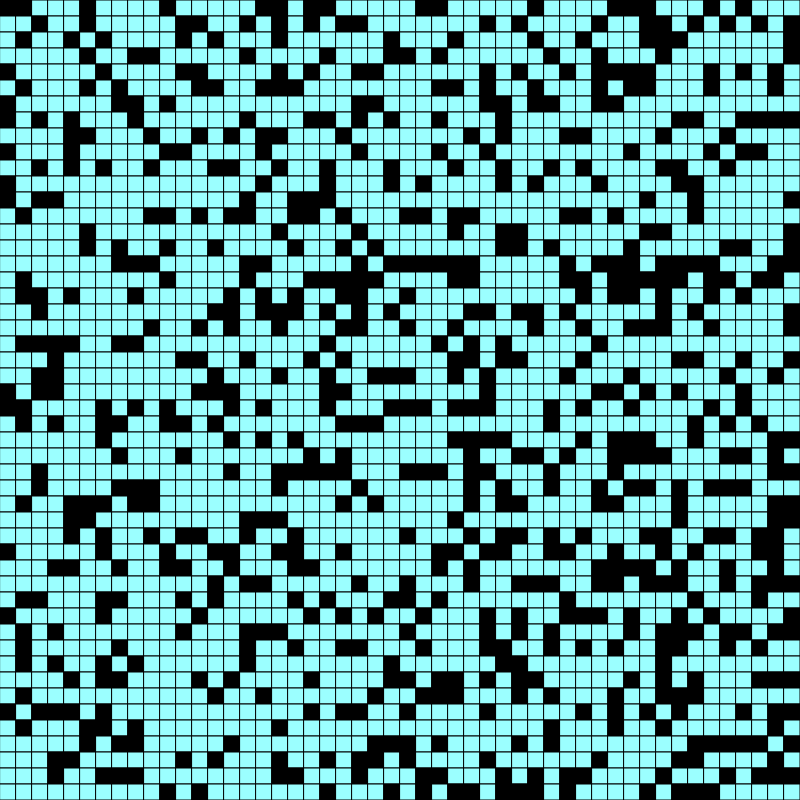
Frame 1 (no input)
Frame 60 (no input): identical to frame 1, image omitted
Frame 120 (the mouse pressed at the canvas centre since frame 60): identical to frame 1, image omitted

The p5.js sketch that drew this single still picture (run headless with seeded random() and noise() and a simulated clock; from frame 60 on, the mouse is pressed at the canvas centre):

// p5.js sketch
// ── sketch.js
const WIDTH  = 800;
const HEIGHT = 800;
const COLS = 50;
const ROWS = 50;
const NODE_WIDTH  = WIDTH / COLS;
const NODE_HEIGHT = HEIGHT / ROWS;

let nodes  = [];   // node objects
let open   = [];   // indices of the nodes
let closed = [];   // indices of the nodes
let startNode   = -1;
let targetNode  = -1;
let currentNode = -1;
let found = false;

function setup() {
	createCanvas(WIDTH, HEIGHT);
	initNodes();
	autoGenBlocks();
	//frameRate(2);
}
function draw() {
	background(255, 255, 255);
	drawGrid();
	for(let i = 0; i < nodes.length; i++){
		nodes[i].draw();
	}
	pollMouseStuff();
	if(!found)
		updateOpen();
	if(startNode > -1 && targetNode > -1 && !found && open.length > 0)
	{
		selectionSort();
		//bubbleSort();
		currentNode = open[0];  // assign currentNode to the node with the lowest f cost
		open.shift();  // removes current from the open list
		closed.push(currentNode);  // add currentNode to the closed list
		if(currentNode === targetNode)
			found = true;
		if(!found)
			findNeighbors(nodes[currentNode]);
		else if(found)
			retracePath();
	}

}
/********** utility stuff ***********/
function drawGrid(){
	// column lines
	for(let i = 0; i < COLS; i++){
		line(i * NODE_WIDTH, 0, i * NODE_WIDTH, HEIGHT);
	}
	// row lines
	for(let i = 0; i < ROWS; i++){
		line(0, i * NODE_HEIGHT, WIDTH, i * NODE_HEIGHT);
	}
}
function initNodes(){
	let id = 0;
	for(let i = 0; i < ROWS; i++){
		for(let j = 0; j < COLS; j++){
			nodes.push(new Node(j * NODE_WIDTH, i * NODE_HEIGHT));
			nodes[id].id = id;
			id++;
		}
	}
}
function findNode(x, y){
	// does some math to figure out which node was clicked and returns the index
	if(x >= WIDTH || x < 0){
		return null;
	}
	if(y >= HEIGHT || y < 0){
		return null;
	}
	let col = Math.floor(x/NODE_WIDTH);
	let row = Math.floor(y/NODE_HEIGHT);
	let pos = row * COLS;
	pos += col;
	return pos;
}
function autoGenBlocks(){
	for(let i = 0; i < nodes.length; i++){
		if(Math.random() > 0.7){
			nodes[i].setBlock();
			nodes[i].setColor(new Color(0, 0, 0));
		}
	}
}
// handles the mouse pressing for user choosing nodes
function pollMouseStuff(){
	let s = 83;	// 83 is 's' in ASCII. s is 'start'
	let e = 69; // 69 is 'e' in ASCII. e is 'end'
	let n = findNode(mouseX, mouseY);
	if(mouseIsPressed){
		if(keyIsDown(e) && targetNode < 0){  // only 1 end node
			nodes[n].setColor(new Color(220, 50, 0));
			targetNode = n;
		}
		if(keyIsDown(s) && startNode < 0){  // only 1 start node;
			nodes[n].setColor(new Color(0, 100, 200));
			startNode = n;
			open.push(startNode);
			currentNode = startNode;
		}
		if(!keyIsDown(e) && !(keyIsDown(s))){ // block this node
			nodes[n].setColor(new Color(0, 0, 0));
			nodes[n].setBlock();
		}
	}
}
/****** Algorithm ******/

function findNeighbors(node){  // node is an actual node not an index
	let neighbors = [];
	let n;
	// left
	n = findNode(node.xpos-NODE_WIDTH, node.ypos);
	if(n)
		neighbors.push(n);
	// right
	n = findNode(node.xpos+NODE_WIDTH, node.ypos);
	if(n)
		neighbors.push(n);
	// up
	n = findNode(node.xpos, node.ypos-NODE_HEIGHT);
	if(n)
		neighbors.push(n);
	// down
	n = findNode(node.xpos, node.ypos+NODE_HEIGHT);
	if(n)
		neighbors.push(n);

	for(let i = 0; i < neighbors.length; i++){
		if(checkInOpen(neighbors[i]) && checkInClosed(neighbors[i])
		 && !nodes[neighbors[i]].blocked){
			nodes[neighbors[i]].g = calculateGCost(nodes[neighbors[i]]);
			nodes[neighbors[i]].h = calculateHCost(nodes[neighbors[i]]);
			nodes[neighbors[i]].f = nodes[neighbors[i]].g + nodes[neighbors[i]].h;
			nodes[neighbors[i]].parent = node.id;  // id is a position in the array so it works
			open.push(neighbors[i]);
		}
	}
}
// checks the open list to make sure that this node isn't already in the open list
function checkInOpen(n){
	for(let i = 0; i < open.length; i++){
		if(open[i] === n){
			return false;
		}
	}
	return true;
}
// checks the closed list to make sure its not already in the closed list
function checkInClosed(n){
	for(let i = 0; i < closed.length; i++){
		if(closed[i] === n){
			return false;
		}
	}
	return true;
}
function updateOpen(){
	for(let i = 0; i < open.length; i++){
		nodes[open[i]].setColor(new Color(30, 200, 30));   // open nodes are always green
	}
	if(currentNode != -1)   // update the current node cause why not
		nodes[currentNode].setColor(new Color(200, 50, 200));
}
function bubbleSort(){   // literally the worst sorting algorithm CHANGE!!!
	for(let i = 0; i < open.length; i++){
		for(let j = 0; j < open.length; j++){
			if(nodes[open[i]].f < nodes[open[j]].f){
				let temp = open[i];
				open[i] = open[j];
				open[j] = temp;
			}
		}
	}
}
function selectionSort(){    // a little better than bubble sort
	let min_idx;
	for(let i = 0; i < open.length-1; i++){
		min_idx = i;
		for(let j = i+1; j < open.length; j++){
			if(nodes[open[j]].f < nodes[open[min_idx]].f){
				min_idx = j;
			}
		}
		let temp = open[i];
		open[i] = open[min_idx];
		open[min_idx] = temp;
	}
}
function calculateGCost(node){   // node is an actual node not an index
	let x = Math.abs(nodes[startNode].xpos - node.xpos);
	let y = Math.abs(nodes[startNode].ypos - node.ypos);
	return  Math.sqrt(((x*x) + (y*y)));
}
function calculateHCost(node){   // node is an actual node not an index
	let x = Math.abs(nodes[targetNode].xpos - node.xpos);
	let y = Math.abs(nodes[targetNode].ypos - node.ypos);
	let h = Math.sqrt(((x*x) + (y*y)));
	return h;
}
function retracePath(){
	nodes[targetNode].setColor(new Color(250, 250, 0));
	let n = targetNode;
	while(n != startNode){
		nodes[n].setColor(new Color(250, 250, 0));
		n = nodes[n].parent;
	}
}
/******* classes and objects *******/
class Node{
	constructor(xpos, ypos){
		this.xpos = xpos;
		this.ypos = ypos;
		this.color = new Color(155, 255, 255);
		this.parent = -1;   // parent represented as an index into the array of nodes
		this.blocked = false;
		this.g = 0;
		this.h = 0;
		this.f = 0;
		this.id = -1;
	}
	draw(){
		let c = this.color.get();
		fill(c.r, c.g, c.b);
		rect(this.xpos, this.ypos, NODE_WIDTH, NODE_HEIGHT);
	}
	setParent(p){
		this.parent = p;
	}
	setColor(color){
		this.color = color;
	}
	setBlock(){
		this.blocked = true;
	}
}
class Color{
	constructor(r, g, b){
		this.r = r;
		this.g = g;
		this.b = b;
	}
	get(){
		return this;
	}
}
